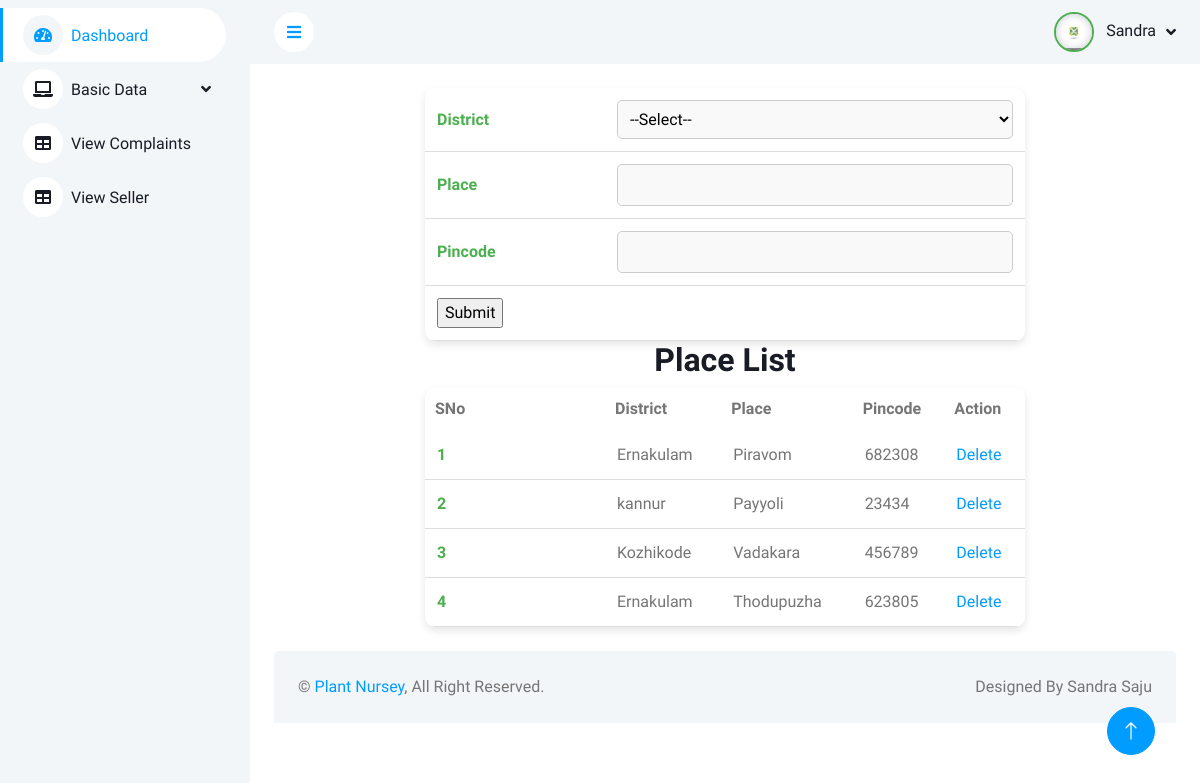
Screenshot of /PROJECT/Admin/place.php (signed in) with the database file from the repository.
### tables this page shows
CREATE TABLE `tbl_place` (
  `place_id` int(11) NOT NULL,
  `place_name` varchar(50) NOT NULL,
  `place_pincode` varchar(50) NOT NULL,
  `district_id` int(11) NOT NULL
);

CREATE TABLE `tbl_district` (
  `district_id` int(11) NOT NULL,
  `district_name` varchar(50) NOT NULL
);

### PROJECT/Admin/place.php (the view, shortened to what this page needs)
<?php
include('../Assets/connection/connection.php');
include('Head.php');
	?>
<!DOCTYPE html PUBLIC "-//W3C//DTD XHTML 1.0 Transitional//EN" "http://www.w3.org/TR/xhtml1/DTD/xhtml1-transitional.dtd">
<html xmlns="http://www.w3.org/1999/xhtml">
<head>
</head>
<body>
<form id="form1" name="form1" method="post" action="">
<table border="0" cellspacing="0" cellpadding="10" align="center">
          <tr>
            <td>District</td>
            <td>
              <select name="sel_district" id="sel_district" required>
                <option value="">--Select--</option>
              </select>
            </td>
          </tr>
          <tr>
            <td>Place</td>
            <td>
              <input
                type="text"
                name="txt_place"
                id="txt_place"
                required
                pattern="^[A-Z][a-zA-Z ]*$"
                title="Place name must start with a capital letter and only contain alphabetic characters and spaces."
              />
            </td>
          </tr>
          <tr>
            <td>Pincode</td>
            <td>
              <input
                type="text"
                name="txt_pincode"
                id="txt_pincode"
                required
                pattern="[1-9][0-9]{5}"
                title="Pincode must be a 6-digit number starting with a digit from 1-9."
              />
            </td>
          </tr>
          <tr>
            <td colspan="2" align="center">
              <input type="submit" name="btn_submit" id="btn_submit" value="Submit" />
            </td>
          </tr>
        </table>
      </form>
    </div>
    <div align="center">
      <h2>Place List</h2>
      <table border="1" cellspacing="0" cellpadding="10" align="center">
        <tr>
          <th>SNo</th>
          <th>District</th>
          <th>Place</th>
          <th>Pincode</th>
          <th>Action</th>
        </tr>
        <?php
          $i = 0;
          $sel = "SELECT * FROM tbl_place p INNER JOIN tbl_district d ON p.district_id = d.district_id";
          $row = $con->query($sel);
          while ($data = $row->fetch_assoc()) {
            $i++;
        ?>
        <tr>
          <td><?php echo $i; ?></td>
          <td><?php echo htmlspecialchars($data['district_name']); ?></td>
          <td><?php echo htmlspecialchars($data['place_name']); ?></td>
          <td><?php echo htmlspecialchars($data['place_pincode']); ?></td>
          <td><a href="place.php?did=<?php echo $data['place_id']; ?>">Delete</a></td>
        </tr>
        <?php } ?>
      </table>
</body>
</html>
<?php
include('Foot.php');
?>

### PROJECT/Assets/Template/Admin/css/style.css (style rules this page uses)
:root { --primary: #009CFF; --light: #F3F6F9; --dark: #191C24; }

### PROJECT/Admin/place.php (style rules this page uses)
table { width: 100%; max-width: 600px; background-color: #ffffff; border-radius: 10px; box-shadow: 0 4px 8px rgba(0, 0, 0, 0.1); overflow: hidden; border-collapse: collapse; }
table, td { padding: 12px; border: none; text-align: left; }
td { border-bottom: 1px solid #ddd; }
td:first-child { font-weight: bold; color: #4caf50; width: 30%; }
input[type="text"], textarea, select { width: 100%; padding: 8px; border-radius: 5px; border: 1px solid #ccc; background-color: #f9f9f9; }

### rows the page displays
tbl_place: district.district_name "Ernakulam", place_name "Piravom", place_pincode "682308"
tbl_place: district.district_name "kannur", place_name "Payyoli", place_pincode "23434"
tbl_place: district.district_name "Kozhikode", place_name "Vadakara", place_pincode "456789"
tbl_place: district.district_name "Ernakulam", place_name "Thodupuzha", place_pincode "623805"
